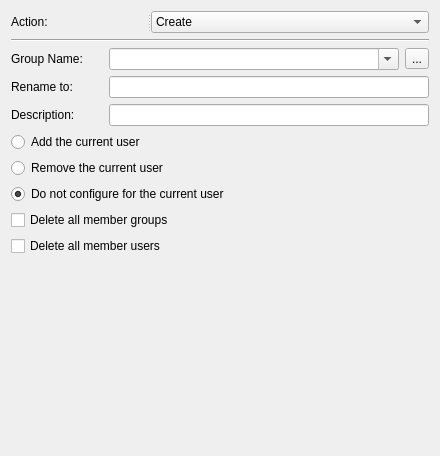
<?xml version="1.0" encoding="UTF-8"?>
<ui version="4.0">
 <class>LocalGroupWidget</class>
 <widget class="QWidget" name="LocalGroupWidget">
  <property name="geometry">
   <rect>
    <x>0</x>
    <y>0</y>
    <width>436</width>
    <height>456</height>
   </rect>
  </property>
  <property name="windowTitle">
   <string>Form</string>
  </property>
  <layout class="QGridLayout" name="gridLayout_2">
   <item row="3" column="0" colspan="3">
    <widget class="QFrame" name="parametersFrame">
     <property name="frameShape">
      <enum>QFrame::NoFrame</enum>
     </property>
     <property name="frameShadow">
      <enum>QFrame::Raised</enum>
     </property>
     <layout class="QGridLayout" name="gridLayout">
      <property name="leftMargin">
       <number>0</number>
      </property>
      <property name="topMargin">
       <number>0</number>
      </property>
      <property name="rightMargin">
       <number>0</number>
      </property>
      <property name="bottomMargin">
       <number>0</number>
      </property>
      <item row="0" column="0">
       <widget class="QLabel" name="renameLabel">
        <property name="sizePolicy">
         <sizepolicy hsizetype="Fixed" vsizetype="Preferred">
          <horstretch>0</horstretch>
          <verstretch>0</verstretch>
         </sizepolicy>
        </property>
        <property name="minimumSize">
         <size>
          <width>92</width>
          <height>0</height>
         </size>
        </property>
        <property name="font">
         <font>
          <pointsize>9</pointsize>
         </font>
        </property>
        <property name="text">
         <string>Rename to:</string>
        </property>
        <property name="buddy">
         <cstring>renameLineEdit</cstring>
        </property>
       </widget>
      </item>
      <item row="0" column="1">
       <widget class="QLineEdit" name="renameLineEdit">
        <property name="text">
         <string/>
        </property>
       </widget>
      </item>
      <item row="1" column="0">
       <widget class="QLabel" name="descriptionLabel">
        <property name="sizePolicy">
         <sizepolicy hsizetype="Fixed" vsizetype="Preferred">
          <horstretch>0</horstretch>
          <verstretch>0</verstretch>
         </sizepolicy>
        </property>
        <property name="minimumSize">
         <size>
          <width>92</width>
          <height>0</height>
         </size>
        </property>
        <property name="text">
         <string>Description:</string>
        </property>
        <property name="buddy">
         <cstring>descriptionLineEdit</cstring>
        </property>
       </widget>
      </item>
      <item row="1" column="1">
       <widget class="QLineEdit" name="descriptionLineEdit"/>
      </item>
      <item row="2" column="0" colspan="2">
       <layout class="QGridLayout" name="gridLayout_3">
        <item row="0" column="0">
         <widget class="QRadioButton" name="addUserRadioButton">
          <property name="text">
           <string>Add the current user</string>
          </property>
          <property name="checked">
           <bool>false</bool>
          </property>
         </widget>
        </item>
        <item row="1" column="0">
         <widget class="QRadioButton" name="removeUserRadioButton">
          <property name="text">
           <string>Remove the current user</string>
          </property>
         </widget>
        </item>
        <item row="2" column="0">
         <widget class="QRadioButton" name="doNotUserradioButton">
          <property name="text">
           <string>Do not configure for the current user</string>
          </property>
          <property name="checked">
           <bool>true</bool>
          </property>
         </widget>
        </item>
        <item row="3" column="0">
         <widget class="QCheckBox" name="deleteGroupCheckBox">
          <property name="text">
           <string>Delete all member groups</string>
          </property>
         </widget>
        </item>
        <item row="4" column="0">
         <widget class="QCheckBox" name="deleteUsersCheckBox">
          <property name="text">
           <string>Delete all member users</string>
          </property>
         </widget>
        </item>
       </layout>
      </item>
      <item row="3" column="0" colspan="2">
       <widget class="mvvm_folders::GroupMembersWidget" name="membersWidget" native="true">
        <property name="minimumSize">
         <size>
          <width>364</width>
          <height>152</height>
         </size>
        </property>
       </widget>
      </item>
     </layout>
     <zorder>membersWidget</zorder>
     <zorder>renameLabel</zorder>
     <zorder>descriptionLineEdit</zorder>
     <zorder>renameLineEdit</zorder>
     <zorder>descriptionLabel</zorder>
    </widget>
   </item>
   <item row="2" column="2">
    <widget class="QToolButton" name="sourceToolButton">
     <property name="text">
      <string>...</string>
     </property>
    </widget>
   </item>
   <item row="0" column="0" colspan="3">
    <widget class="QSplitter" name="splitter_2">
     <property name="orientation">
      <enum>Qt::Horizontal</enum>
     </property>
     <widget class="QLabel" name="actionLabel">
      <property name="sizePolicy">
       <sizepolicy hsizetype="Preferred" vsizetype="Preferred">
        <horstretch>1</horstretch>
        <verstretch>0</verstretch>
       </sizepolicy>
      </property>
      <property name="text">
       <string>Action:</string>
      </property>
      <property name="buddy">
       <cstring>actionComboBox</cstring>
      </property>
     </widget>
     <widget class="QComboBox" name="actionComboBox">
      <property name="sizePolicy">
       <sizepolicy hsizetype="Preferred" vsizetype="Fixed">
        <horstretch>1</horstretch>
        <verstretch>0</verstretch>
       </sizepolicy>
      </property>
      <property name="currentText">
       <string>Create</string>
      </property>
      <item>
       <property name="text">
        <string>Create</string>
       </property>
      </item>
      <item>
       <property name="text">
        <string>Replace</string>
       </property>
      </item>
      <item>
       <property name="text">
        <string>Update</string>
       </property>
      </item>
      <item>
       <property name="text">
        <string>Delete</string>
       </property>
      </item>
     </widget>
    </widget>
   </item>
   <item row="1" column="0" colspan="3">
    <widget class="Line" name="line">
     <property name="orientation">
      <enum>Qt::Horizontal</enum>
     </property>
    </widget>
   </item>
   <item row="4" column="0" colspan="3">
    <spacer name="verticalSpacer">
     <property name="orientation">
      <enum>Qt::Vertical</enum>
     </property>
     <property name="sizeHint" stdset="0">
      <size>
       <width>0</width>
       <height>0</height>
      </size>
     </property>
    </spacer>
   </item>
   <item row="2" column="1">
    <widget class="QComboBox" name="groupComboBox">
     <property name="editable">
      <bool>true</bool>
     </property>
     <property name="currentIndex">
      <number>0</number>
     </property>
     <property name="maxVisibleItems">
      <number>30</number>
     </property>
     <item>
      <property name="text">
       <string/>
      </property>
     </item>
     <item>
      <property name="text">
       <string>Diaup (built-in)</string>
      </property>
     </item>
     <item>
      <property name="text">
       <string>Network (built-in)</string>
      </property>
     </item>
     <item>
      <property name="text">
       <string>Batch (built-in)</string>
      </property>
     </item>
     <item>
      <property name="text">
       <string>Interactive (built-in)</string>
      </property>
     </item>
     <item>
      <property name="text">
       <string>Service (built-in)</string>
      </property>
     </item>
     <item>
      <property name="text">
       <string>Anonimous (built-in)</string>
      </property>
     </item>
     <item>
      <property name="text">
       <string>Authenticated Users (built-in)</string>
      </property>
     </item>
     <item>
      <property name="text">
       <string>Terminal Server Users (built-in)</string>
      </property>
     </item>
     <item>
      <property name="text">
       <string>Administrators (built-in)</string>
      </property>
     </item>
     <item>
      <property name="text">
       <string>Users (built-in)</string>
      </property>
     </item>
     <item>
      <property name="text">
       <string>Guests (built-in)</string>
      </property>
     </item>
     <item>
      <property name="text">
       <string>Power Users (built-in)</string>
      </property>
     </item>
     <item>
      <property name="text">
       <string>Account operators (built-in)</string>
      </property>
     </item>
     <item>
      <property name="text">
       <string>Sever operators (built-in)</string>
      </property>
     </item>
     <item>
      <property name="text">
       <string>Print operators (built-in)</string>
      </property>
     </item>
     <item>
      <property name="text">
       <string>Backup operators (built-in)</string>
      </property>
     </item>
     <item>
      <property name="text">
       <string>Replicators (built-in)</string>
      </property>
     </item>
     <item>
      <property name="text">
       <string>Pre-Windows 2000 Compatible Access (built-in)</string>
      </property>
     </item>
     <item>
      <property name="text">
       <string>Remote Desctop Users (built-in)</string>
      </property>
     </item>
     <item>
      <property name="text">
       <string>Network Configuration Operators (built-in)</string>
      </property>
     </item>
     <item>
      <property name="text">
       <string>Incoming Foresr Trust Builders (built-in)</string>
      </property>
     </item>
     <item>
      <property name="text">
       <string>Perfomance Monitor Users (built-in)</string>
      </property>
     </item>
     <item>
      <property name="text">
       <string>Perfomance Log Users (built-in)</string>
      </property>
     </item>
     <item>
      <property name="text">
       <string>Windows Authorization Access Droup (built-in)</string>
      </property>
     </item>
     <item>
      <property name="text">
       <string>Terminal Server License Servers (built-in)</string>
      </property>
     </item>
     <item>
      <property name="text">
       <string>Distributed COM Users (built-in)</string>
      </property>
     </item>
     <item>
      <property name="text">
       <string>Cryptographic Operators (built-in)</string>
      </property>
     </item>
     <item>
      <property name="text">
       <string>Event Log Readers (built-in)</string>
      </property>
     </item>
     <item>
      <property name="text">
       <string>Certificate Service DCOM Access (built-in)</string>
      </property>
     </item>
    </widget>
   </item>
   <item row="2" column="0">
    <widget class="QLabel" name="groupNameLabel">
     <property name="sizePolicy">
      <sizepolicy hsizetype="Fixed" vsizetype="Preferred">
       <horstretch>0</horstretch>
       <verstretch>0</verstretch>
      </sizepolicy>
     </property>
     <property name="minimumSize">
      <size>
       <width>92</width>
       <height>0</height>
      </size>
     </property>
     <property name="font">
      <font>
       <pointsize>9</pointsize>
      </font>
     </property>
     <property name="text">
      <string>Group Name:</string>
     </property>
     <property name="margin">
      <number>0</number>
     </property>
     <property name="buddy">
      <cstring>groupComboBox</cstring>
     </property>
    </widget>
   </item>
  </layout>
  <zorder>groupNameLabel</zorder>
  <zorder>sourceToolButton</zorder>
  <zorder>parametersFrame</zorder>
  <zorder>line</zorder>
  <zorder>splitter_2</zorder>
  <zorder>groupComboBox</zorder>
 </widget>
 <customwidgets>
  <customwidget>
   <class>mvvm_folders::GroupMembersWidget</class>
   <extends>QWidget</extends>
   <header>local_users_and_groups/groupmemberswidget.h</header>
   <container>1</container>
  </customwidget>
 </customwidgets>
 <tabstops>
  <tabstop>actionComboBox</tabstop>
  <tabstop>groupComboBox</tabstop>
  <tabstop>sourceToolButton</tabstop>
  <tabstop>renameLineEdit</tabstop>
  <tabstop>descriptionLineEdit</tabstop>
  <tabstop>addUserRadioButton</tabstop>
  <tabstop>removeUserRadioButton</tabstop>
  <tabstop>doNotUserradioButton</tabstop>
  <tabstop>deleteGroupCheckBox</tabstop>
  <tabstop>deleteUsersCheckBox</tabstop>
 </tabstops>
 <resources/>
 <connections/>
</ui>
